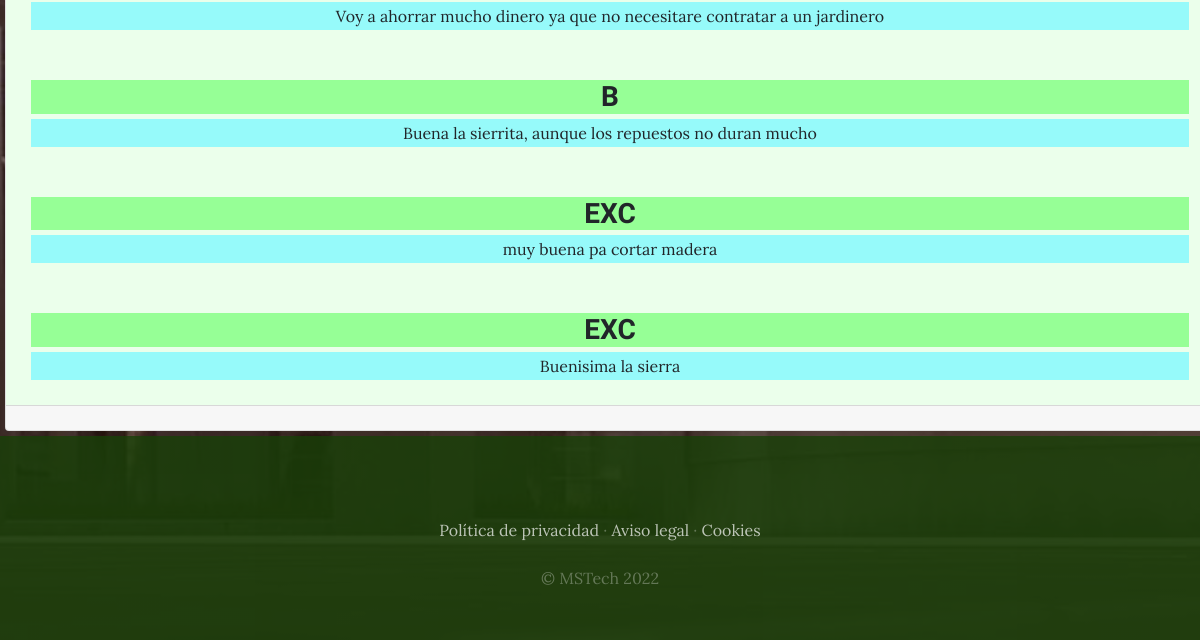
The page /afterselling/opinion/3/ (lower part) on the database as committed earlier.
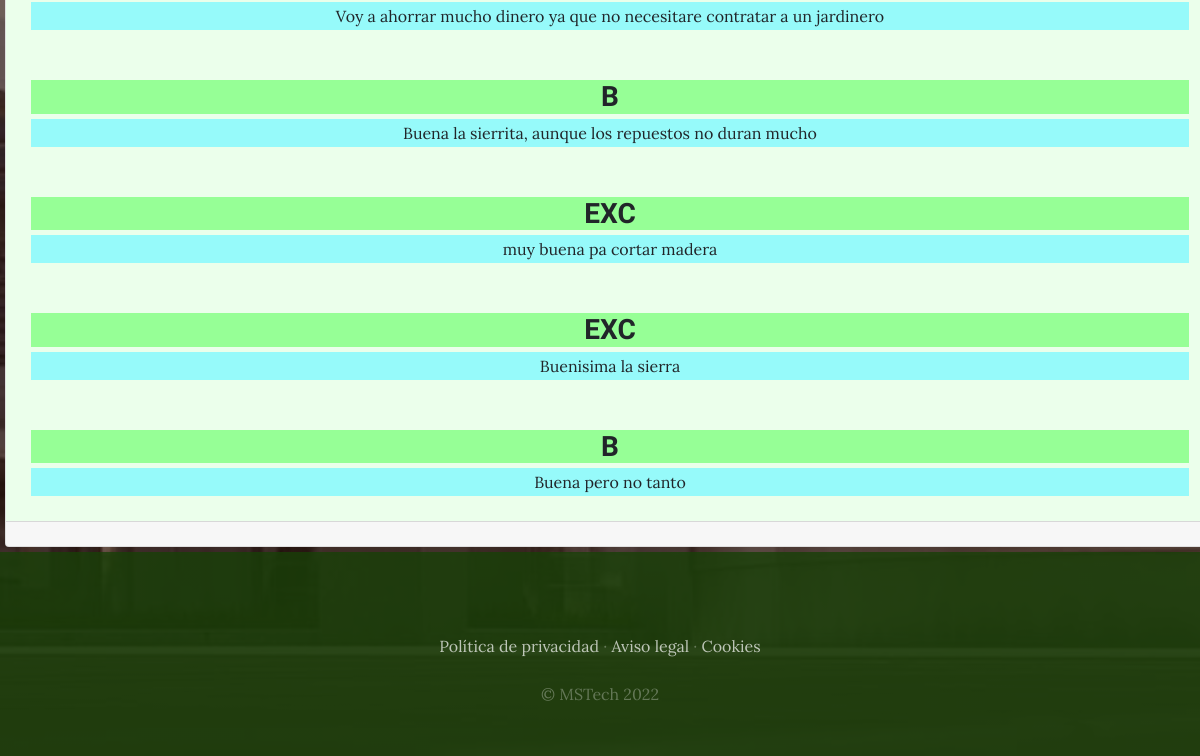
The same page on the database as committed later.
### afterselling/models.py (models this page shows)
class Encuesta(models.Model):
    M = 'M'
    F = 'F'
    NB = 'N'
    GENERO_CHOICES = [
        (M, 'Masculino'),
        (F,'Femenino'),
        (NB, 'No binario'),
    ]
    genero = models.CharField(
        max_length=2,
        choices=GENERO_CHOICES ,
        default=F,
    )
    EXC = 'EXC'
    MB = 'MB'
    B = 'B'
    REG = 'REG'
    M = 'M'
    OPINION_PRODUCTO_CHOICES = [
        (EXC, 'Excelente'),
        (MB,'Muy bueno'),
        (B, 'Bueno'),
        (REG, 'Regular'),
        (M, 'Malisimo'),
    ]
    opinion = models.CharField(
        max_length=3,
        choices=OPINION_PRODUCTO_CHOICES ,
        default=B,
    )
    resenia=models.TextField(max_length=500)
    edades=models.IntegerField()
    PRIMARIO_I = 'PI'
    PRIMARIO_C = 'PC'
    SECUNDARIO_I = 'SI'
    SECUNDARIO_C = 'SC'
    UNIVERSITARIO_I = 'UI'
    UNIVERSITARIO_C = 'UC'
    POSTGRADO='PGR'
    ESTUDIOS_CHOICES = [
        (PRIMARIO_I, 'Primario incompleto'),
        (PRIMARIO_C, 'Primario completo'),
        (SECUNDARIO_I, 'Secundario incompleto'),
        (SECUNDARIO_C, 'Secundario completo'),
        (UNIVERSITARIO_I, 'Universitario incompleto'),
        (UNIVERSITARIO_C, 'Universitario completo'),
        (POSTGRADO,'Postgrado')
    ]
    estudios = models.CharField(
        max_length=3,
        choices=ESTUDIOS_CHOICES,
        default=SECUNDARIO_C,
    )
    producto = models.IntegerField(default=1)

### afterselling/views.py (the view)
# urls.py: path('opinion/<int:producto_id>/', views.opinion, name="opinion"),
def opinion(request,producto_id):
    opiniones=Encuesta.objects.filter(producto=producto_id)
    producto=Producto.objects.get(pk=producto_id)
    return render(request, "afterselling/opiniones.html",{'opiniones':opiniones,'producto':producto})

### carro/context_processor.py (called while the page is built)
def importe_total_carro(request):
    total=0
    if request.user.is_authenticated:
        for key, value in request.session["carro"].items():
            total=total+float(value["precio"])
    else:
        total="Debes hacer login"
    return {"importe_total_carro":total}

### afterselling/templates/afterselling/opiniones.html (shortened to what this page needs)
{% extends "ProyectoWebApp/base.html" %}
{% load static %}
{% block content %}
<div class="card" style="width: 100%; margin: 5px 5px;text-align: center;">
     {% for o in opiniones %}
 <div class="card-body" style="text-align: center;background-color:rgb(235, 255, 235);">
            <h3 class="card-text" style="text-align: center;background-color:rgb(150, 255, 150);width: 100%; margin: 5px 5px;" ><strong>{{o.opinion}}</strong></h3>
            <p class="card-text" style="text-align: center;width: 100%; margin: 5px 5px;background-color:rgb(150, 250, 250);" >{{o.resenia}}</p>
        </div>
 {% endfor %}
        <div class="card-footer text-center">
        </div>
    </div>
{% endblock %}

### ProyectoWebApp/templates/ProyectoWebApp/base.html (shortened to what this page needs)
<html>
<head>
    {% load static %}
    <link href="{% static 'ProyectoWebApp/vendor/bootstrap/css/bootstrap.min.css' %}" rel="stylesheet">
    <link href="{% static 'ProyectoWebApp/css/gestion.css' %}" rel="stylesheet">
</head>
<body>
   {% block content %}
   {% endblock %}
    <footer class="footer text-faded text-center py-5">
      <div class="container">
        <p class="m-0 mbt">
        	<a href="sample.html" class="link">Política de privacidad</a> ·
        	<a href="sample.html" class="link">Aviso legal</a> ·
        	<a href="sample.html" class="link">Cookies</a>
		</p>
        <p class="m-0 mbt1">&copy; MSTech 2022</p>
      </div>
	</footer>
</body>
</html>

### ProyectoWebApp/static/ProyectoWebApp/css/gestion.css (style rules this page uses)
body { font-family: 'Lora'; background: linear-gradient(rgba(47, 23, 15, 0.65), rgba(47, 23, 15, 0.65)), url("../img/Shoping.jpg"); background-attachment: fixed; background-position: center; background-size: cover; }
h1, h2, h3, h4, h5, h6 { font-family: 'Raleway'; }
p { line-height: 1.75; }
.text-faded { color: rgba(255, 255, 255, 0.3); }
.footer { background-color: rgba(24, 64, 8, 0.8); }
.mbt { padding-top: 2rem; }
.mbt1 { padding-top: 1.25rem; }
a.link { color: rgba(255, 255, 255, 0.7); }

Rows that differ between the two databases and show on the page:
added Encuesta: opinion "B", resenia "Buena pero no tanto"
